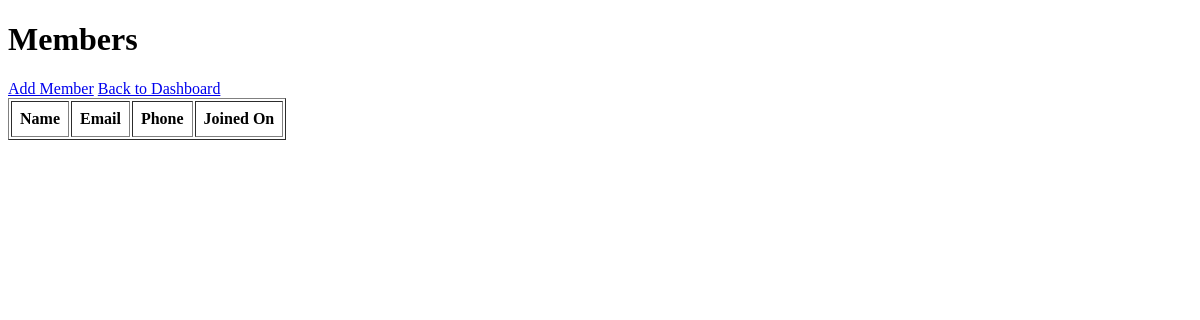
/billing/members/, run on an earlier commit of the app's database.
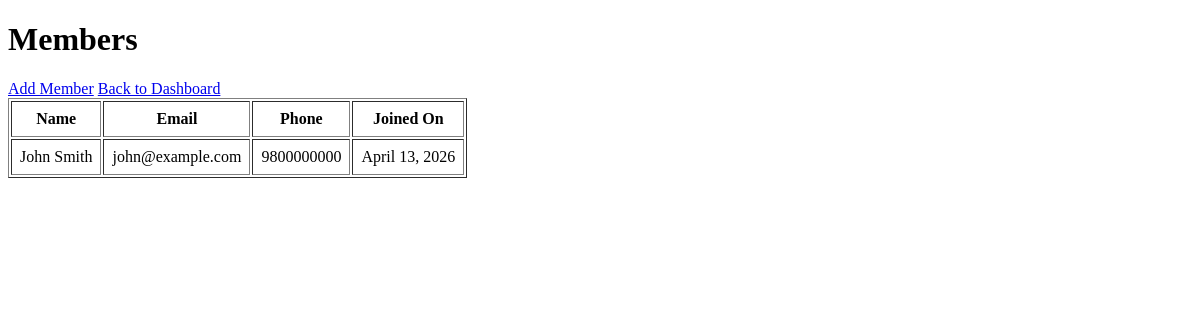
And on a later commit of the database.
### billing/models.py (models this page shows, shortened)
class Member(models.Model):
    full_name = models.CharField(max_length=150)
    email = models.EmailField(unique=True)
    phone_number = models.CharField(max_length=20)
    joined_on = models.DateField(auto_now_add=True)

### billing/views.py (the view)
# urls.py: path('members/', views.member_list, name='member_list'),
def member_list(request):
    members = Member.objects.all().order_by('full_name')
    return render(request, 'billing/member_list.html', {'members': members})

### billing/templates/billing/member_list.html (shortened to what this page needs)
<!DOCTYPE html>
<html>
<head>
</head>
<body>
    <h1>Members</h1>
    <a href="{% url 'add_member' %}">Add Member</a>
    <a href="{% url 'billing_dashboard' %}">Back to Dashboard</a>
    <table border="1" cellpadding="8">
        <tr>
            <th>Name</th>
            <th>Email</th>
            <th>Phone</th>
            <th>Joined On</th>
        </tr>
        {% for member in members %}
        <tr>
            <td>{{ member.full_name }}</td>
            <td>{{ member.email }}</td>
            <td>{{ member.phone_number }}</td>
            <td>{{ member.joined_on }}</td>
        </tr>
        {% endfor %}
    </table>
</body>
</html>

What changed in the data, as far as the page shows it:
added Member: full_name "John Smith", email "john@example.com", phone_number "9800000000", joined_on "April 13, 2026"
